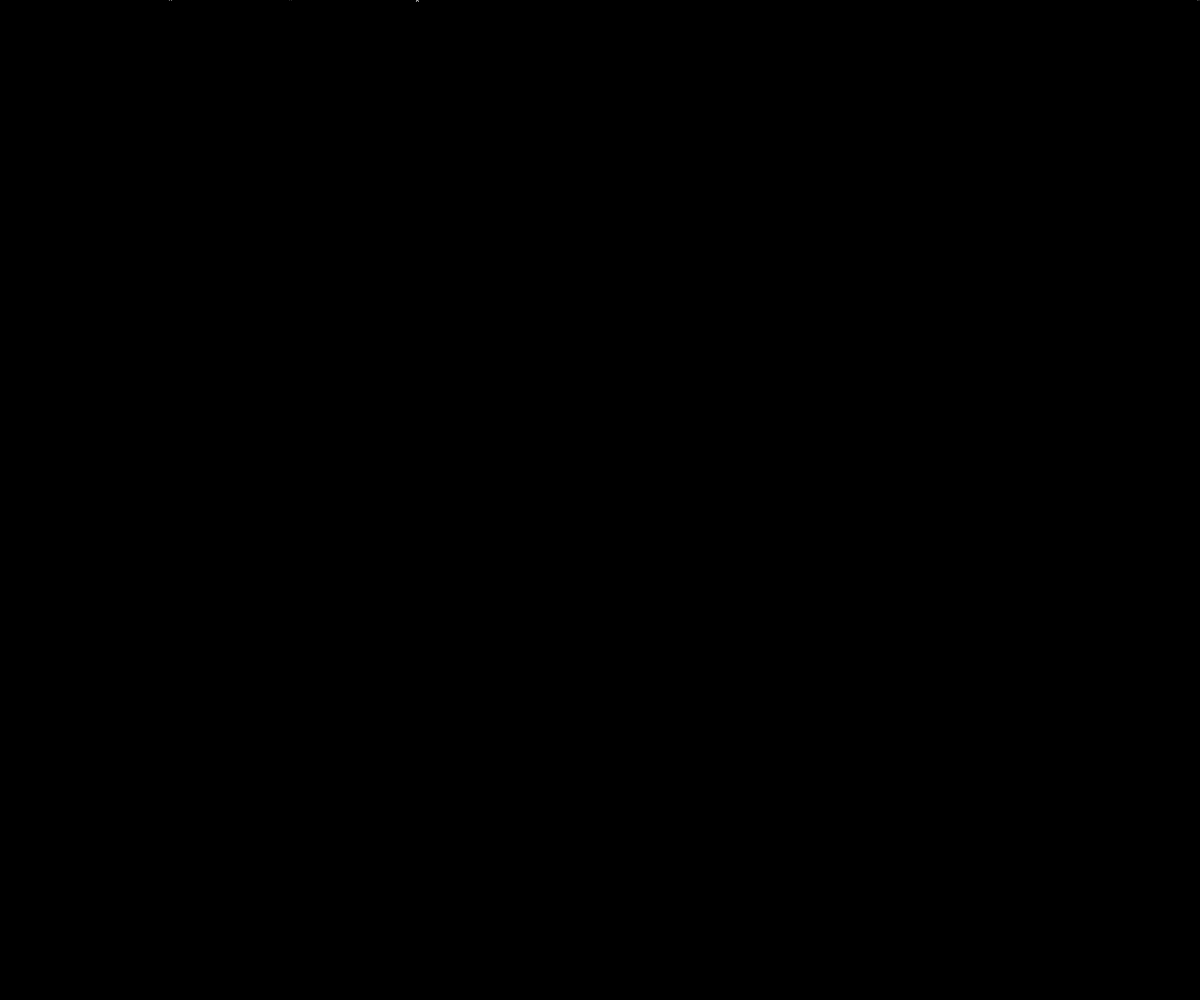
Frame 1 (no input)
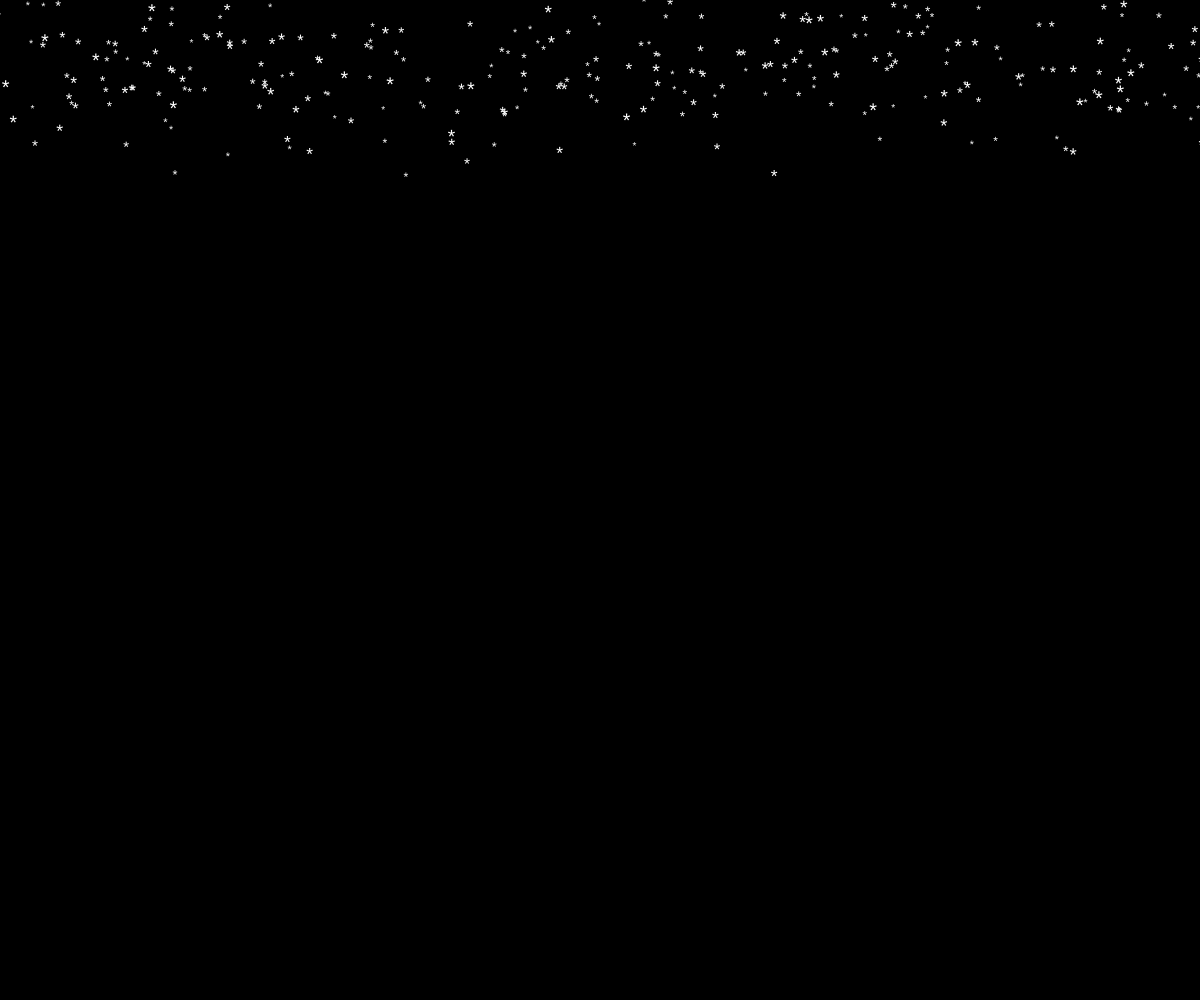
Frame 60 (no input)
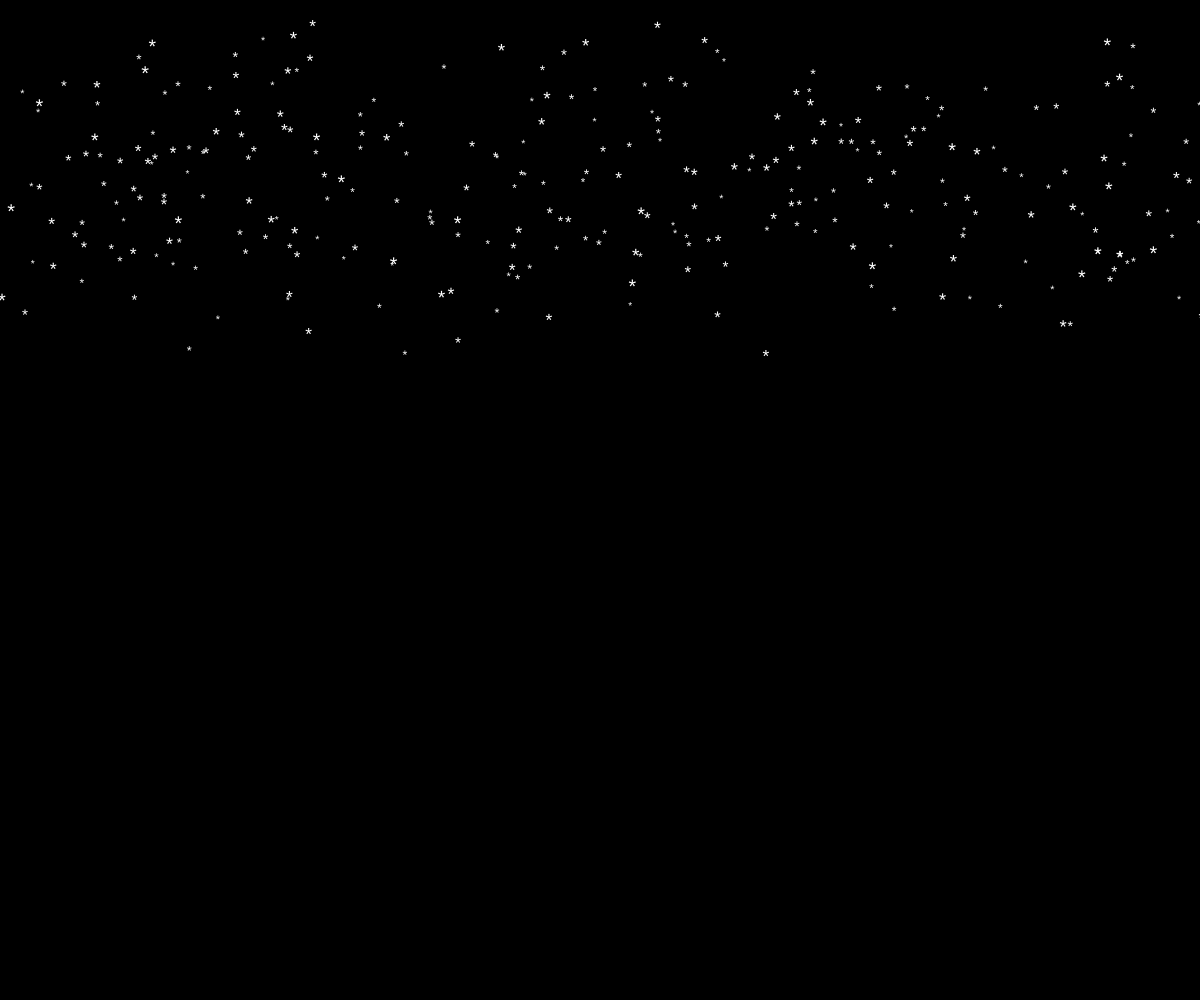
Frame 120 (the mouse pressed at the canvas centre since frame 60)

The p5.js sketch that drew these frames (run headless with seeded random() and noise() and a simulated clock; from frame 60 on, the mouse is pressed at the canvas centre):

// p5.js sketch
// ── sketch.js
let fiocco = [];

function setup() {
  createCanvas(windowWidth, windowHeight);

  // Creo 300 fiocchi di neve
  for (let i = 0; i < 300; i++) {
    fiocco[i] = {
      px: random(0, width),
      py: random(-100, 0),
      dim: random(10, 20),
      vel: random(1, 3)
    };
  }
}

function windowResized() {
  resizeCanvas(windowWidth, windowHeight);
}

function draw() {
  background(0);

  fill(255);
  textAlign(CENTER, CENTER);


  for (let i = 0; i < fiocco.length; i++) {
    let f = fiocco[i];

    f.px += random(-1.5, 1.5);
    f.py += f.vel;

    if (f.py > height) {
      f.py = random(-50, 0);
      f.px = random(0, width);
    }

    textSize(f.dim);
    text("*", f.px, f.py);
  }
}
